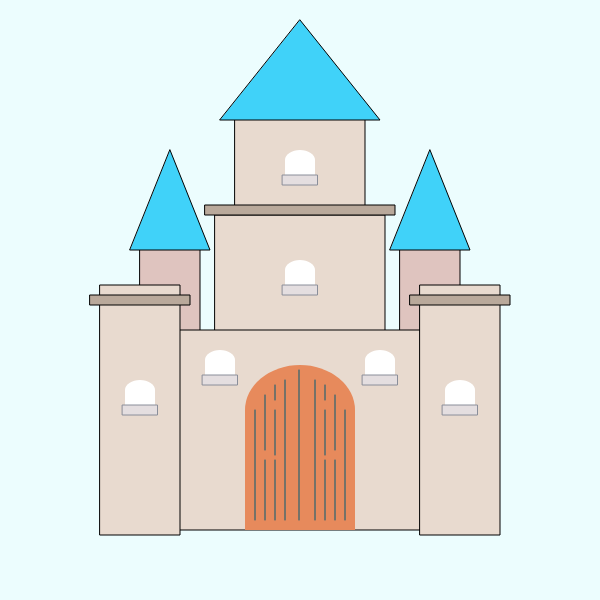
Frame 1 (no input)
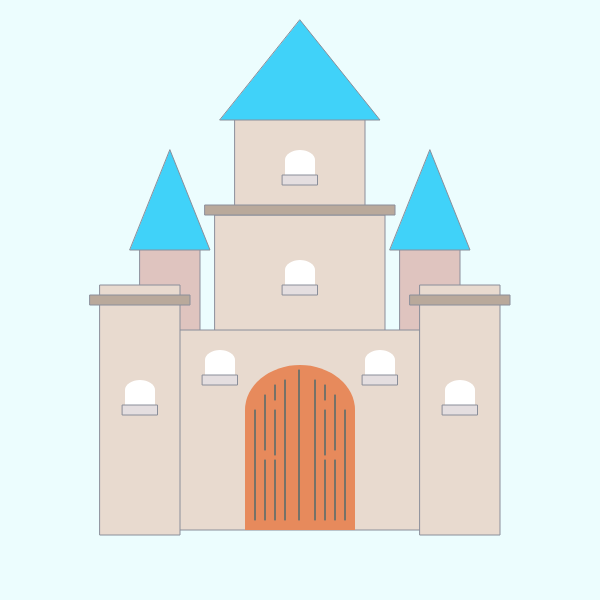
Frame 60 (no input)
Frame 120 (the mouse pressed at the canvas centre since frame 60): identical to frame 60, image omitted

The p5.js sketch that drew these frames (run headless with seeded random() and noise() and a simulated clock; from frame 60 on, the mouse is pressed at the canvas centre):

// p5.js sketch
// ── sketch.js

function setup() {
    var canvas = createCanvas(600, 600)
}
function draw() {
    background(236, 253, 254);
    rectMode(CENTER);


    fill(223, 196, 191);


    rect(170, 320, 60, 150)
    rect(430, 320, 60, 150);


    var base2y = 250;
    var baseVer2x = 130
    var baseVer3x = 390
    fill(64, 210, 249);
    triangle(baseVer2x, base2y, baseVer2x + 80, base2y, baseVer2x + 40, 150);
    triangle(baseVer3x, base2y, baseVer3x + 80, base2y, baseVer3x + 40, 150);



    fill(232, 218, 207);




    // 

    rect(300, 180, 130, 130);

    rect(300, 300, 170, 170);


    rect(300, 430, 250, 200);

    rect(460, 410, 80, 250);

    rect(140, 410, 80, 250);

    fill(185, 169, 155);
    rect(140, 300, 100, 10);
    rect(460, 300, 100, 10);
    rect(300, 210, 190, 10);

    var base1Y = 120
    var baseVer1X = 220
    fill(64, 210, 249);
    triangle(baseVer1X, base1Y, baseVer1X + 160, base1Y, 300, 20);



    fill(231, 138, 92);
    noStroke();
    ellipse(300, 410, 110, 90)
    rect(300, 470, 110, 120);



    // arc(100, 300, 120, 140, PI, QUARTER_PI);

    stroke(5, 90, 116);

    var lineX = 255;
    line(lineX, 520, lineX, 410);
    line(lineX + 10, 450, lineX + 10, 395);
    line(lineX + 10, 520, lineX + 10, 460);

    line(lineX + 20, 400, lineX + 20, 385);
    line(lineX + 20, 455, lineX + 20, 410);
    line(lineX + 20, 520, lineX + 20, 460);

    line(lineX + 30, 520, lineX + 30, 380);
    line(lineX + 44, 520, lineX + 44, 370);

    var line2X = lineX + 90;
    line(line2X, 520, line2X, 410);
    line(line2X - 10, 450, line2X - 10, 395);
    line(line2X - 10, 520, line2X - 10, 460);

    line(line2X - 20, 400, line2X - 20, 385);
    line(line2X - 20, 455, line2X - 20, 410);
    line(line2X - 20, 520, line2X - 20, 460);

    line(line2X - 30, 520, line2X - 30, 380);
    // line(line2X - 44, 520, lineX - 44, 370);


    createWindow(140, 400);
    createWindow(460, 400);
    createWindow(300, 280);
    createWindow(300, 170);
    createWindow(220, 370);
    createWindow(380, 370);
}

function createWindow(x, y) {
    var windowX = x;
    var windowY = y;
    noStroke();
    fill("white");
    ellipse(windowX, windowY - 10, 30, 20)
    rect(windowX, windowY, 30, 20);
    fill(228, 222, 224);
    stroke(138, 142, 154)
    rect(windowX, windowY + 10, 35, 10)
}
